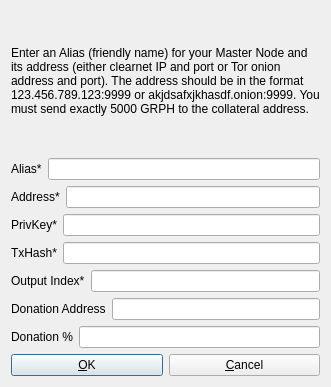
<?xml version="1.0" encoding="UTF-8"?>
<ui version="4.0">
 <class>AddEditAdrenalineNode</class>
 <widget class="QDialog" name="AddEditAdrenalineNode">
  <property name="geometry">
   <rect>
    <x>0</x>
    <y>0</y>
    <width>331</width>
    <height>387</height>
   </rect>
  </property>
  <property name="windowTitle">
   <string>Add/Edit Graphcoin Node</string>
  </property>
  <property name="modal">
   <bool>true</bool>
  </property>
  <layout class="QVBoxLayout" name="verticalLayout">
   <item>
    <widget class="QLabel" name="label_9">
     <property name="sizePolicy">
      <sizepolicy hsizetype="Preferred" vsizetype="Expanding">
       <horstretch>0</horstretch>
       <verstretch>0</verstretch>
      </sizepolicy>
     </property>
     <property name="text">
      <string>&lt;html&gt;&lt;head/&gt;&lt;body&gt;&lt;p&gt;Enter an Alias (friendly name) for your Master Node and its address (either clearnet IP and port or Tor onion address and port). The address should be in the format 123.456.789.123:9999 or akjdsafxjkhasdf.onion:9999. You must send exactly 5000 GRPH to the collateral address.&lt;/p&gt;&lt;/body&gt;&lt;/html&gt;</string>
     </property>
     <property name="wordWrap">
      <bool>true</bool>
     </property>
    </widget>
   </item>
   <item>
    <layout class="QHBoxLayout" name="horizontalLayout_4">
     <property name="bottomMargin">
      <number>0</number>
     </property>
     <item>
      <widget class="QLabel" name="label_4">
       <property name="text">
        <string>Alias*</string>
       </property>
      </widget>
     </item>
     <item>
      <widget class="QLineEdit" name="aliasLineEdit"/>
     </item>
    </layout>
   </item>
   <item>
    <layout class="QHBoxLayout" name="horizontalLayout_5">
     <property name="bottomMargin">
      <number>0</number>
     </property>
     <item>
      <widget class="QLabel" name="label_6">
       <property name="text">
        <string>Address*</string>
       </property>
      </widget>
     </item>
     <item>
      <widget class="QLineEdit" name="addressLineEdit"/>
     </item>
    </layout>
   </item>
   <item>
    <layout class="QHBoxLayout" name="horizontalLayout_3">
     <property name="bottomMargin">
      <number>0</number>
     </property>
     <item>
      <widget class="QLabel" name="label_5">
       <property name="text">
        <string>PrivKey*</string>
       </property>
      </widget>
     </item>
     <item>
      <widget class="QLineEdit" name="privkeyLineEdit"/>
     </item>
    </layout>
   </item>
   <item>
    <layout class="QHBoxLayout" name="horizontalLayout_2">
     <property name="bottomMargin">
      <number>0</number>
     </property>
     <item>
      <widget class="QLabel" name="label_2">
       <property name="text">
        <string>TxHash*</string>
       </property>
      </widget>
     </item>
     <item>
      <widget class="QLineEdit" name="txhashLineEdit"/>
     </item>
    </layout>
   </item>
   <item>
    <layout class="QHBoxLayout" name="horizontalLayout_8">
     <property name="bottomMargin">
      <number>0</number>
     </property>
     <item>
      <widget class="QLabel" name="label_8">
       <property name="text">
        <string>Output Index*</string>
       </property>
      </widget>
     </item>
     <item>
      <widget class="QLineEdit" name="outputindexLineEdit"/>
     </item>
    </layout>
   </item>
   <item>
    <layout class="QHBoxLayout" name="horizontalLayout_6">
     <property name="bottomMargin">
      <number>0</number>
     </property>
     <item>
      <widget class="QLabel" name="label_3">
       <property name="text">
        <string>Donation Address</string>
       </property>
      </widget>
     </item> 
     <item>
      <widget class="QLineEdit" name="donationaddressLineEdit"/>
     </item>
    </layout>
   </item>
   <item>
    <layout class="QHBoxLayout" name="horizontalLayout_7">
     <property name="bottomMargin">
      <number>0</number>
     </property>
     <item>
      <widget class="QLabel" name="label_7">
       <property name="text">
        <string>Donation %</string>
       </property>
      </widget>
     </item>
     <item>
      <widget class="QLineEdit" name="donationpercentageLineEdit"/>
     </item>
    </layout>
   </item>
   <item>
    <layout class="QHBoxLayout" name="horizontalLayout_Buttons">
     <item>
      <widget class="QPushButton" name="okButton">
       <property name="text">
        <string>&amp;OK</string>
       </property>
      </widget>
     </item>
     <item>
      <widget class="QPushButton" name="cancelButton">
       <property name="text">
        <string>&amp;Cancel</string>
       </property>
       <property name="autoDefault">
        <bool>false</bool>
       </property>
      </widget>
     </item>
    </layout>
   </item>
  </layout>
 </widget>
 <resources/>
 <connections/>
</ui>
